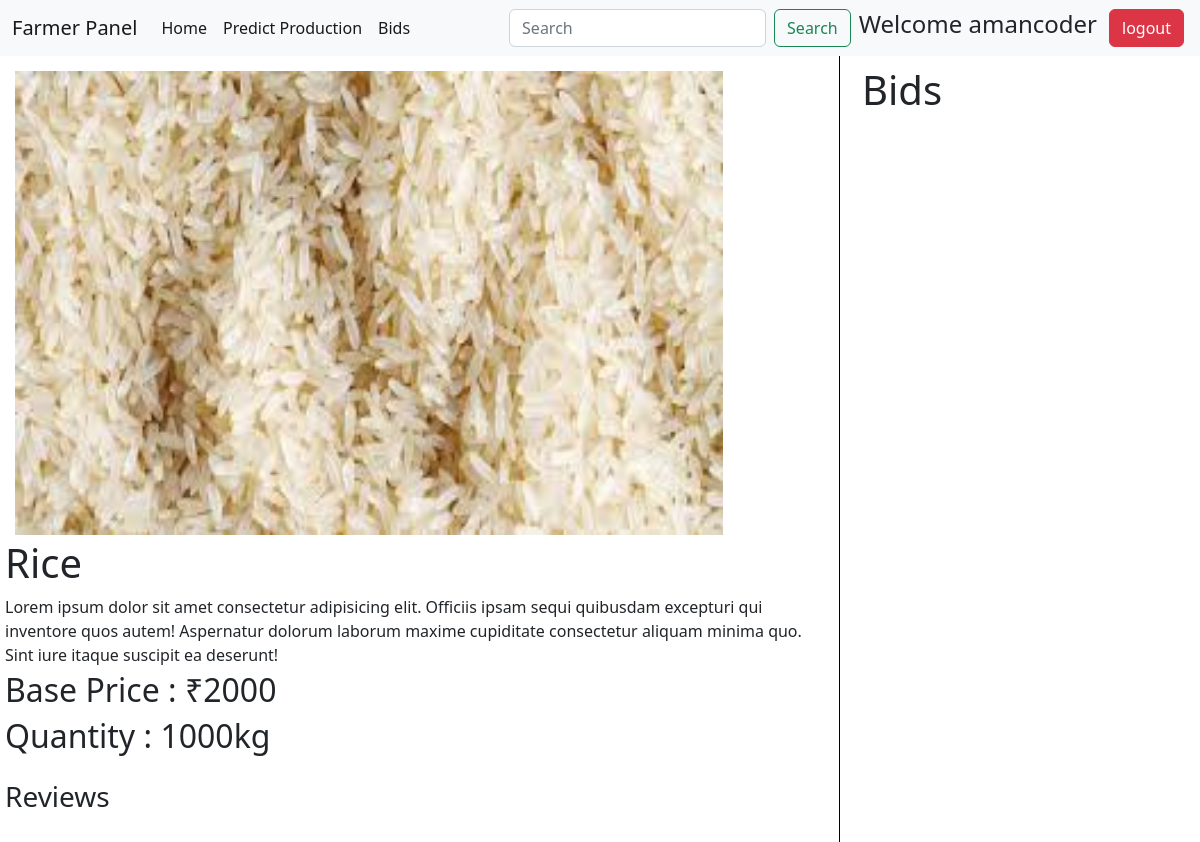
Before: /farmer/crop/2/ (signed in) with the older database file.
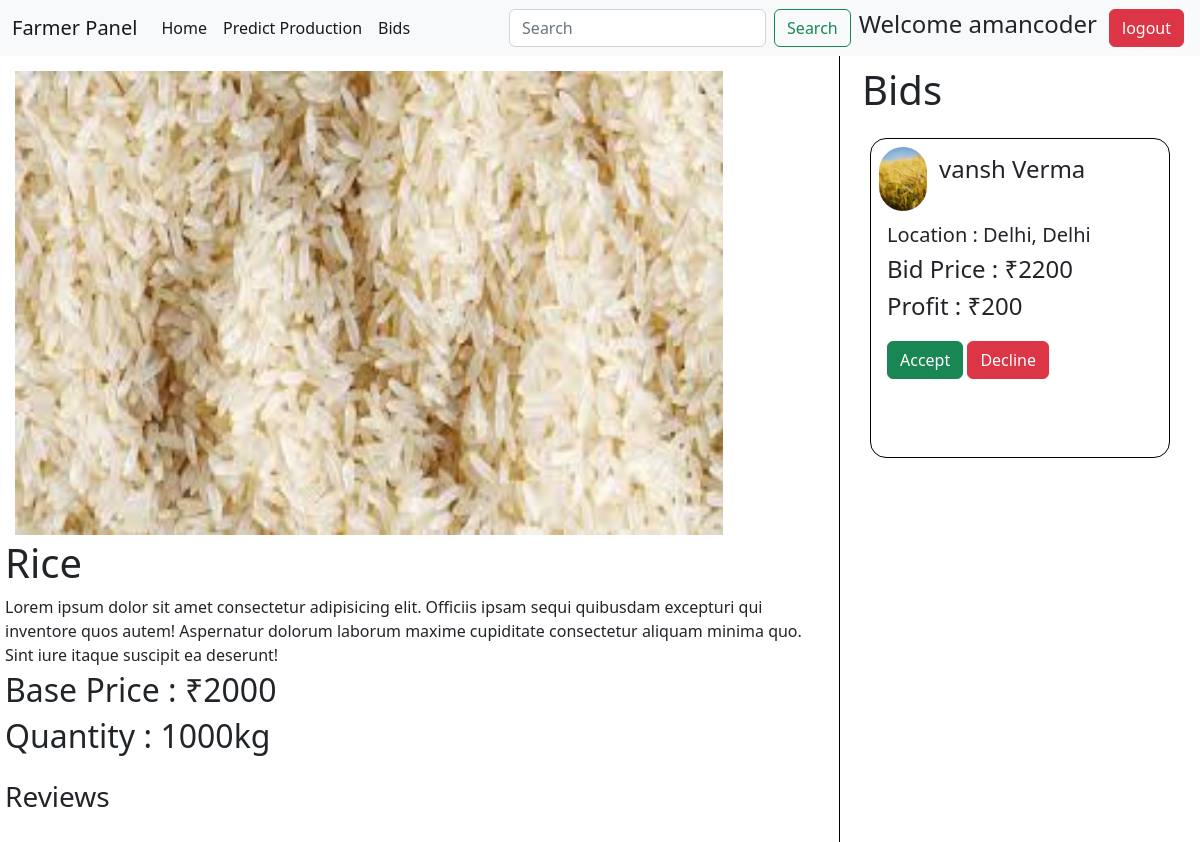
After: the same page with the newer database file.
### farmer/models.py (models this page shows, shortened)
class Bid(models.Model):
    id = models.AutoField(primary_key=True)
    farmer = models.ForeignKey(UserProfile,default=None,on_delete = models.CASCADE,related_name="bid_farmer")
    customer = models.ForeignKey(UserProfile,on_delete = models.CASCADE,related_name="bid_coustmer")
    crop = models.ForeignKey(Product,on_delete=models.CASCADE,null=True,blank=True)
    status = models.CharField(choices = status_choice,max_length=20)
    bid_price = models.PositiveIntegerField()
    def __str__(self):
        return f"Bid by {self.customer.user.username}"
    @property
    def profit(self):
        return self.bid_price - self.crop.price

class Product(models.Model):
    id = models.AutoField(primary_key=True)
    farmer = models.ForeignKey(UserProfile,on_delete = models.CASCADE)
    title = models.CharField(max_length=250,null=True,blank=True)
    crop_img = models.ImageField(upload_to="crop_img")
    crop_name = models.CharField(max_length=150)
    quantity = models.PositiveIntegerField()
    price = models.PositiveBigIntegerField()
    quality = models.CharField(choices=crop_quality_choice,max_length=30,null=True,blank=True)

### account/models.py (models this page shows, shortened)
class UserProfile(models.Model):
    id = models.AutoField(primary_key=True)
    user = models.ForeignKey(User,on_delete = models.CASCADE)
    user_type = models.CharField(choices=user_type_choices,max_length = 10)
    address = models.ForeignKey(Address,on_delete = models.CASCADE)
    contact_no = models.PositiveIntegerField()

class Address(models.Model):
    id = models.AutoField(primary_key = True)
    pincode = models.IntegerField(blank=True, null=True)
    city = models.CharField(choices=city_choices,max_length=70,blank=True, null=True,)
    state = models.CharField(choices=State_choices,max_length=70,blank=True, null=True)
    landmark = models.CharField(max_length=70)

### farmer/views.py (the view)
# urls.py: path("crop/<int:pk>/",cropDetail)
def cropDetail(request,pk):
    crop = Product.objects.get(pk = pk)
    farmer = UserProfile.objects.get(user = request.user)
    bids = []
    for b in Bid.objects.filter(crop = crop):
        if b.crop.farmer.user.username == farmer.user.username:
            bids.append(b)
    print(bids)
    context = {'crop':crop,'bids':bids}
    return render(request,"fullcropDetail.html",context=context)

### templates/fullcropDetail.html (shortened to what this page needs)
{% extends 'farmerbase.html' %}
{% block body %}
    <div class="main-container">
        <div class="right">
            <img src="{{crop.crop_img.url}}" alt="">
            <h1 class="my-1">{{crop.crop_name}}</h1>
            <p class="my-1">Lorem ipsum dolor sit amet consectetur adipisicing elit. Officiis ipsam sequi quibusdam excepturi qui inventore quos autem! Aspernatur dolorum laborum maxime cupiditate consectetur aliquam minima quo. Sint iure itaque suscipit ea deserunt!</p>
            <h2 id="price-heading">Base Price : ₹{{crop.price}}</h2>
            <h2>Quantity : {{crop.quantity}}kg</h2>
            <h3 class="my-3">Reviews</h3>
        </div>
        <div class="left">
            <h1>Bids</h1>
            {% for b in bids  %}
            <div class="my-3 bids-card">
                <div class="user-info">
                    <img class="mx-2 my-2" src="/static/predictpage.jpeg" alt="">
                    <h4 class="mx-1 my-3">{{b.customer.user.first_name}} {{b.customer.user.last_name}}</h4>
                </div>
                <h5 class="mx-3 my-1">Location : {{b.customer.address.city}}, {{b.customer.address.state}}</h5>
                <h4 class="mx-3 my-1">Bid Price : ₹{{b.bid_price}}</h4>
                <h4 class="mx-3 my-1">Profit : ₹{{b.profit}}</h4>
                <div class="mx-3 my-3 btns">
                    <button class="btn btn-success">Accept</button>
                    <button class="btn btn-danger">Decline</button>
                </div>
            </div>
            {% endfor %}
        </div>
    </div>
{% endblock body %}

Changed rows visible on the page:
added Bid: customer.user.first_name "vansh", customer.user.last_name "Verma", customer.address.city "Delhi", customer.address.state "Delhi", bid_price "2200", profit "200"
